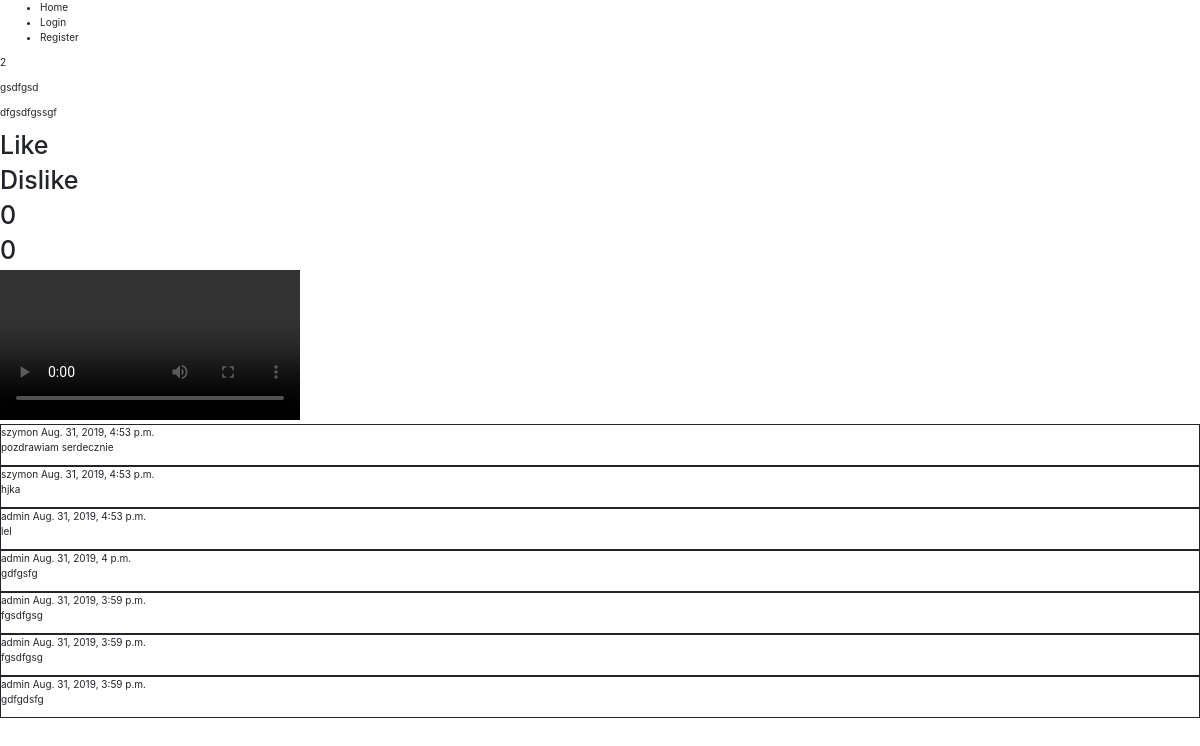
Before: /video/2/ with the older database file.
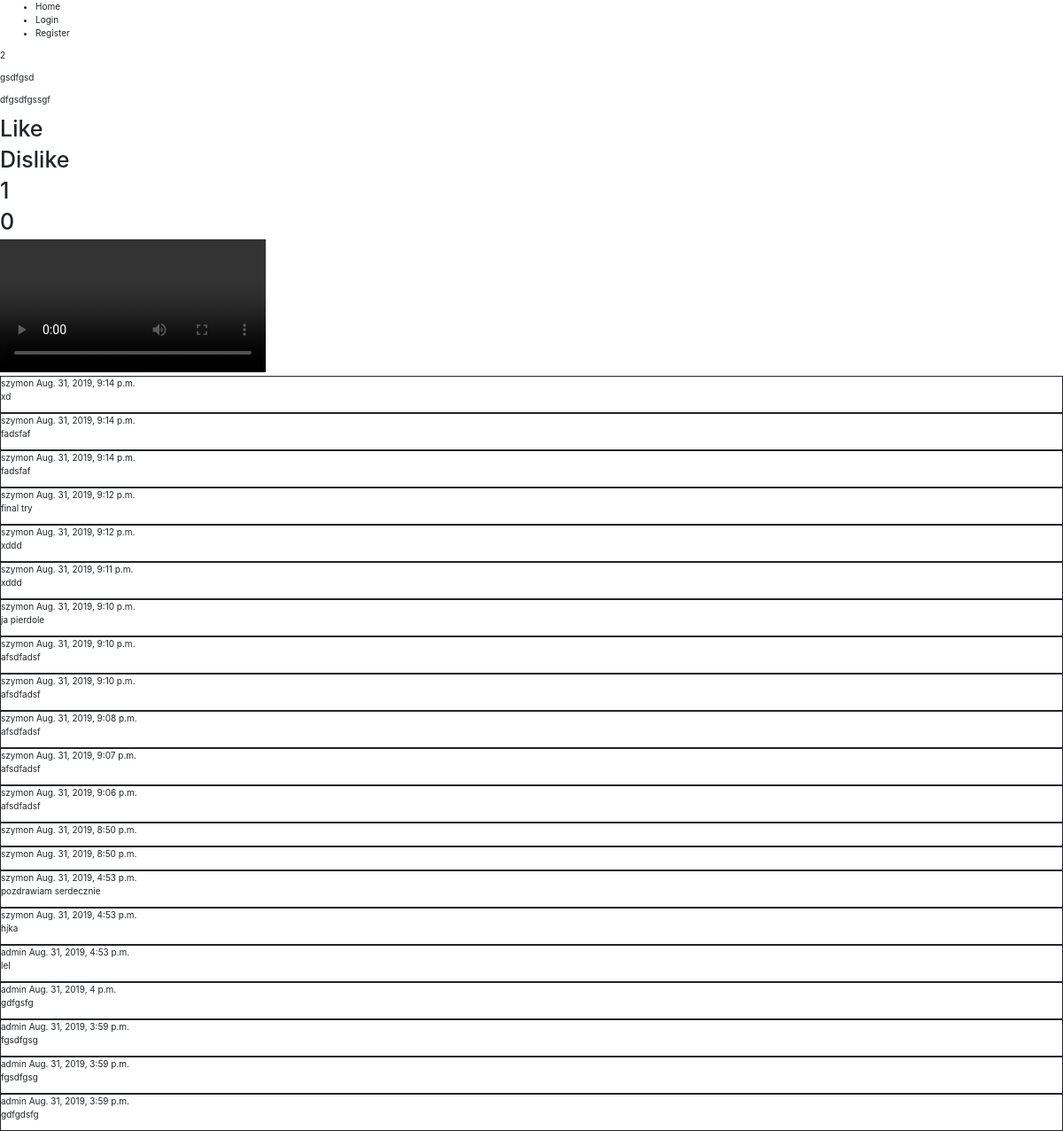
After: the same page with the newer database file.
### youtube/models.py (models this page shows, shortened)
class Video(models.Model):
    title = models.CharField(max_length=100)
    description = models.TextField()
    file = models.FileField(upload_to=get_file_path, blank=False, null=True,
                            validators=[validate_file_extension]
                            )
    date_added = models.DateTimeField(blank=False, null=False, auto_now=True)
    user = models.ForeignKey('auth.User', on_delete=models.CASCADE,
                             related_name='videos',
                             )

class Comment(models.Model):
    text = models.TextField()
    date_added = models.DateTimeField(blank=False, null=False, auto_now=True)
    owner = models.ForeignKey('auth.User', on_delete=models.CASCADE,
                              related_name='comments')
    video = models.ForeignKey(Video, on_delete=models.CASCADE,
                              related_name='comments')

### youtube/views.py (the view, shortened to what this page needs)
# urls.py: path('video/<pk>/', views.VideoView.as_view(), name='video'),
class VideoView(generic.DetailView):
    template_name = 'youtube/video.html'
    model = Video
    def get_context_data(self, **kwargs):
        video = get_object_or_404(Video, pk=self.kwargs.get('pk'))
        kwargs['video'] = video
        kwargs['comments'] = video.comments.order_by('-date_added')
        kwargs['likes_count'] = video.likes.filter(value=1).count()
        kwargs['dislikes_count'] = video.likes.filter(value=0).count()
        kwargs['form'] = AddCommentModelForm
        return super(VideoView, self).get_context_data(**kwargs)

### youtube/templates/youtube/video.html (shortened to what this page needs)
{% extends "base.html" %}
{% block body %}
<p>{{video.id}}</p>
<p>{{video.title}}</p>
<p>{{video.description}}</p>
<h1 class="{% if like == 1%} chosen {% endif %}"> <a href="like">Like</a></h1>
<h1 class="{% if like == 0%} chosen {% endif %}"> <a href="dislike">Dislike</a></h1>
<h1>{{likes_count}}</h1>
<h1>{{dislikes_count}}</h1>
<video controls preload>
    <source src="{{video.file.url}}" type="video/webm">
</video>
{% include "youtube/comments.html" with comments=comments %}
{% endblock %}

### templates/base.html (shortened to what this page needs)
<!DOCTYPE html>
{% load static %}
<html>
    <head>
        <link rel="stylesheet" href="https://maxcdn.bootstrapcdn.com/bootstrap/3.3.7/css/bootstrap.min.css">
        <link rel="stylesheet" href="https://stackpath.bootstrapcdn.com/bootstrap/4.1.3/css/bootstrap.min.css">
        <link rel="stylesheet" href="{% static "css/style.css" %}" type="text/css">
    </head>
    <body>
        {% include "navbar.html" %}
        {% block body %}
        {% endblock %}
    </body>
</html>

### templates/navbar.html
<nav>
    <ul>
        <a href="/"><li>Home</li></a>
        {% if user.is_authenticated %}
            <a href="/logout/"><li>Logout</li></a>
            <a href="/add_video/"><li>Add Video</li></a>
        {% else %}
            <a href="/login/"><li>Login</li></a>
            <a href="/register/"><li>Register</li></a>
        {% endif %}
    </ul>
</nav>

### youtube/templates/youtube/comments.html
{% for comment in comments %}
<div style="border: 1px solid;">
    {{comment.owner}}
    {{comment.date_added}}
    <p>{{comment.text}}</p>
</div>
{% endfor %}

### static/css/style.css (style rules this page uses)
a { color: inherit; }

Changed rows visible on the page:
added Comment: owner "szymon", date_added "Aug. 31, 2019, 9:14 p.m.", text "xd"
added Comment: owner "szymon", date_added "Aug. 31, 2019, 9:14 p.m.", text "fadsfaf"
added Comment: owner "szymon", date_added "Aug. 31, 2019, 9:14 p.m.", text "fadsfaf"
added Comment: owner "szymon", date_added "Aug. 31, 2019, 9:12 p.m.", text "final try"
added Comment: owner "szymon", date_added "Aug. 31, 2019, 9:12 p.m.", text "xddd"
added Comment: owner "szymon", date_added "Aug. 31, 2019, 9:11 p.m.", text "xddd"
added Comment: owner "szymon", date_added "Aug. 31, 2019, 9:10 p.m.", text "ja pierdole"
added Comment: owner "szymon", date_added "Aug. 31, 2019, 9:10 p.m.", text "afsdfadsf"
added Comment: owner "szymon", date_added "Aug. 31, 2019, 9:10 p.m.", text "afsdfadsf"
added Comment: owner "szymon", date_added "Aug. 31, 2019, 9:08 p.m.", text "afsdfadsf"
added Comment: owner "szymon", date_added "Aug. 31, 2019, 9:07 p.m.", text "afsdfadsf"
added Comment: owner "szymon", date_added "Aug. 31, 2019, 9:06 p.m.", text "afsdfadsf"
added Comment: owner "szymon", date_added "Aug. 31, 2019, 8:50 p.m."
added Comment: owner "szymon", date_added "Aug. 31, 2019, 8:50 p.m."
Other visible differences:
{{ likes_count }}: "0" → "1"
